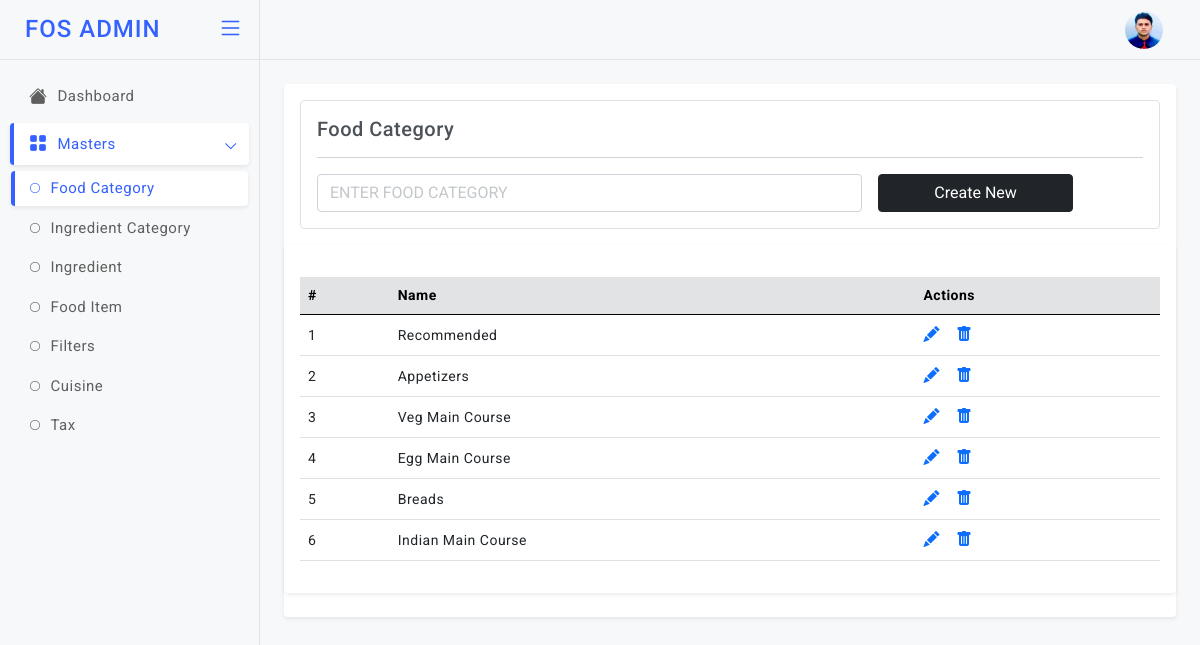
The app's page /foodcat (signed in) with its own data.
### models.py (models this page shows)
class MenuCategory(db.Model):
    id=db.Column(db.Integer,primary_key=True)
    food_category_name=db.Column(db.String)

### app.py (the view)
@app.route('/foodcat', methods=["GET","POST"]) # End Point to Add & View the Menu Categories
def foodcat():
    if not settings.session.get("name"):
            return settings.redirect("/login")
    if settings.request.method=="POST":
        food_category_name = settings.request.form["food_category_name"]
        info=models.MenuCategory(food_category_name=food_category_name)
        db.session.add(info)
        db.session.commit()
    fetch=models.MenuCategory.query.all()
    return settings.render_template('admin/foodcat.html', getinfo=fetch)

### templates/admin/foodcat.html (shortened to what this page needs)
<!doctype html>
<html lang="en">
<head>
  <link href="static/admin-assets/plugins/simplebar/css/simplebar.css" rel="stylesheet" />
  <link href="static/admin-assets/plugins/perfect-scrollbar/css/perfect-scrollbar.css" rel="stylesheet" />
  <link href="static/admin-assets/plugins/metismenu/css/metisMenu.min.css" rel="stylesheet" />
  <link href="static/admin-assets/css/bootstrap.min.css" rel="stylesheet" />
  <link href="static/admin-assets/css/bootstrap-extended.css" rel="stylesheet" />
  <link href="static/admin-assets/css/style.css" rel="stylesheet" />
  <link href="static/admin-assets/css/icons.css" rel="stylesheet">
  <link rel="stylesheet" href="https://cdn.jsdelivr.net/npm/bootstrap-icons@1.5.0/font/bootstrap-icons.css">
	<link href="static/admin-assets/css/pace.min.css" rel="stylesheet" />
  <link href="static/admin-assets/css/dark-theme.css" rel="stylesheet" />
  <link href="static/admin-assets/css/light-theme.css" rel="stylesheet" />
  <link href="static/admin-assets/css/semi-dark.css" rel="stylesheet" />
  <link href="static/admin-assets/css/header-colors.css" rel="stylesheet" />
</head>
<body>
  <div class="wrapper">
      <header class="top-header">
        <nav class="navbar navbar-expand gap-3">
            <div class="top-navbar-right ms-auto">
              <ul class="navbar-nav align-items-center">
              <li class="nav-item dropdown dropdown-user-setting">
                <a class="nav-link dropdown-toggle dropdown-toggle-nocaret" href="#" data-bs-toggle="dropdown">
                  <div class="user-setting d-flex align-items-center">
                    <img src="static/admin-assets/images/avatars/rids.jpg" class="user-img" alt="">
                  </div>
                </a>
              </li>
              </ul>
              </div>
        </nav>
      </header>
        <aside class="sidebar-wrapper" data-simplebar="true">
          <div class="sidebar-header">
            <div>
              <h4 class="logo-text">FOS ADMIN</h4>
            </div>
            <div class="toggle-icon ms-auto"> <i class="bi bi-list"></i>
            </div>
          </div>
          <ul class="metismenu" id="menu">
            <li>
              <a href="javascript:;">
                <div class="parent-icon"><i class="bi bi-house-fill"></i>
                </div>
                <div class="menu-title">Dashboard</div>
              </a>
            </li>
            <li>
              <a href="javascript:;" class="has-arrow">
                <div class="parent-icon"><i class="bi bi-grid-fill"></i>
                </div>
                <div class="menu-title">Masters</div>
              </a>
              <ul>
                <li> <a href="/foodcat"><i class="bi bi-circle"></i>Food Category</a></li>
                <li> <a href="/ingcat"><i class="bi bi-circle"></i>Ingredient Category</a></li>
                <li> <a href="/ing"><i class="bi bi-circle"></i>Ingredient</a></li>
                <li> <a href="/fooditem"><i class="bi bi-circle"></i>Food Item</a></li>
                <li> <a href="/filters"><i class="bi bi-circle"></i>Filters</a></li>
                <li> <a href="/cusin"><i class="bi bi-circle"></i>Cuisine</a></li>
                <li> <a href="/tax"><i class="bi bi-circle"></i>Tax</a></li>
               </ul>
            </li>
          </ul>
       </aside>
          <main class="page-content">
            <div class="card">
              <div class="card-body">
                <div class="border p-3 rounded">
                  <h5 class="mb-0">Food Category</h5>
                <hr/>
                <form class="row g-3" method="post">
                  <div class="col-8">
                    <input type="text" class="form-control" placeholder="ENTER FOOD CATEGORY" name="food_category_name">
                  </div>
                     <div class="col-3">
                    <div class="d-grid">
                      <button type="submit" class="btn btn-dark submitForm">Create New</button>
                    </div>
                  </div>
                </form>
              </div>
              </div>
               <div class="card">
                 <div class="card-body">
                   <div class="table-responsive mt-3">
                     <table class="table align-middle">
                       <thead class="table-secondary">
                         <tr>
                          <th>#</th>
                          <th>Name</th>
                          <th>Actions</th>
                         </tr>
                       </thead>
                       <tbody>
                        {% for i in getinfo %}
                         <tr>
                          <td>{{loop.index}}</td>
                           <td>
                             <p class="mb-0">{{i["food_category_name"]}}</p>
                           </td>
                            <td>
                             <div class="table-actions d-flex align-items-center gap-3 fs-6">
                              <a href="/foodcatupdate?id={{i['id']}}"><i class="bi bi-pencil-fill"></i></a>
                               <a href="/foodcatdel/{{i['id']}}"><i class="bi bi-trash-fill"></i></a>
                             </div>
                           </td>
                         </tr>
                         {% endfor %}
                       </tbody>
                     </table>
                   </div>
                 </div>
               </div>
          </main>
  </div>
</body>
</html>

### static/admin-assets/css/style.css (style rules this page uses)
body { font-size: 14px; color: #4c5258; letter-spacing: .5px; font-family: Roboto, sans-serif; background-color: #f7f8fa; overflow-x: hidden; }
.wrapper { width: auto; position: relative }
a { text-decoration: none; }
::placeholder { opacity: 0.4 !important; }
.top-header .navbar { position: fixed; top: 0; left: 260px; right: 0; background-color: #f7f8fa; border-bottom: 1px solid #e2e3e4; background-clip: padding-box; height: 60px; z-index: 10; padding: 0 1.5rem; transition: all .2s; }
.top-header .navbar .top-navbar-right .nav-link { color: #293445; font-size: 18px; font-weight: 500; padding-right: .8rem; padding-left: .8rem; }
.dropdown-toggle-nocaret:after { display: none }
.top-header .navbar .user-img { width: 38px; height: 38px; padding: 0px; border-radius: 50%; }
.sidebar-wrapper { position: fixed; top: 0; left: 0; width: 260px; height: 100%; background-color: #f7f8fa; background-clip: padding-box; border-right: 1px solid #e2e3e4; transition: all .2s; z-index: 16; }
.sidebar-wrapper .sidebar-header { width: 260px; height: 60px; display: flex; align-items: center; position: fixed; top: 0; bottom: 0; padding: 0 15px; z-index: 5; background: #f7f8fa; border-right: 1px solid #e2e3e4; border-bottom: 1px solid #e4e4e4; background-clip: padding-box; transition: all .2s; }
.sidebar-wrapper .sidebar-header .logo-text { font-size: 24px; margin-left: 10px; margin-bottom: 0; letter-spacing: 1px; color: #3461ff; }
.toggle-icon { font-size: 26px; cursor: pointer; color: #3461ff; }
.sidebar-wrapper ul { padding: 0; margin: 0; list-style: none; background: 0 0 }
.sidebar-wrapper .metismenu { background: 0 0; display: -webkit-box; display: -ms-flexbox; display: flex; padding: 10px; margin-top: 60px; -webkit-box-orient: vertical; -webkit-box-direction: normal; -ms-flex-direction: column; flex-direction: column }
.sidebar-wrapper .metismenu li+li { margin-top: 5px }
.sidebar-wrapper .metismenu li:first-child { margin-top: 5px }
.sidebar-wrapper .metismenu li:last-child { margin-bottom: 5px }
.sidebar-wrapper .metismenu>li { display: -webkit-box; display: -ms-flexbox; display: flex; -webkit-box-orient: vertical; -webkit-box-direction: normal; -ms-flex-direction: column; flex-direction: column; position: relative }
.sidebar-wrapper .metismenu a { position: relative; display: flex; align-items: center; justify-content: left; padding: 10px 15px; border-radius: 4px; font-size: 15px; color: #5f5f5f; outline-width: 0; text-overflow: ellipsis; overflow: hidden; letter-spacing: .5px; border-left: 4px solid rgb(255 255 255 / 0%); transition: all .2s ease-out }
.sidebar-wrapper .metismenu a .parent-icon { font-size: 18px; line-height: 1 }
.sidebar-wrapper .metismenu a .menu-title { margin-left: 10px }
.sidebar-wrapper .metismenu ul a { padding: 6px 15px 6px 15px; font-size: 15px; border: 0; border-left: 4px solid rgb(255 255 255 / 0%); }
.sidebar-wrapper .metismenu ul a i { margin-right: 10px; font-size: 10px; }
.sidebar-wrapper .metismenu ul { border: 1px solid #ffffff00; background: rgb(255 255 255 / 0%); }
.sidebar-wrapper .metismenu .mm-active>a, .sidebar-wrapper .metismenu a:active, .sidebar-wrapper .metismenu a:focus, .sidebar-wrapper .metismenu a:hover { color: #3461ff; text-decoration: none; background-color: rgb(255 255 255); border-left: 4px solid #3461ff; box-shadow: 0 0.125rem 0.25rem rgb(0 0 0 / 8%); }
.metismenu .has-arrow:after { position: absolute; content: ""; width: .5em; height: .5em; border-style: solid; border-width: 1.2px 0 0 1.2px; border-color: initial; right: 15px; transform: rotate(-45deg) translateY(-50%); transform-origin: top; top: 50%; transition: all .3s ease-out }
.page-content { margin-left: 260px; margin-top: 60px; padding: 1.5rem; transition: all .2s; }
.table-responsive { white-space: nowrap; }

### records on screen
MenuCategory: food_category_name "Recommended"
MenuCategory: food_category_name "Appetizers"
MenuCategory: food_category_name "Veg Main Course"
MenuCategory: food_category_name "Egg Main Course"
MenuCategory: food_category_name "Breads"
MenuCategory: food_category_name "Indian Main Course"
